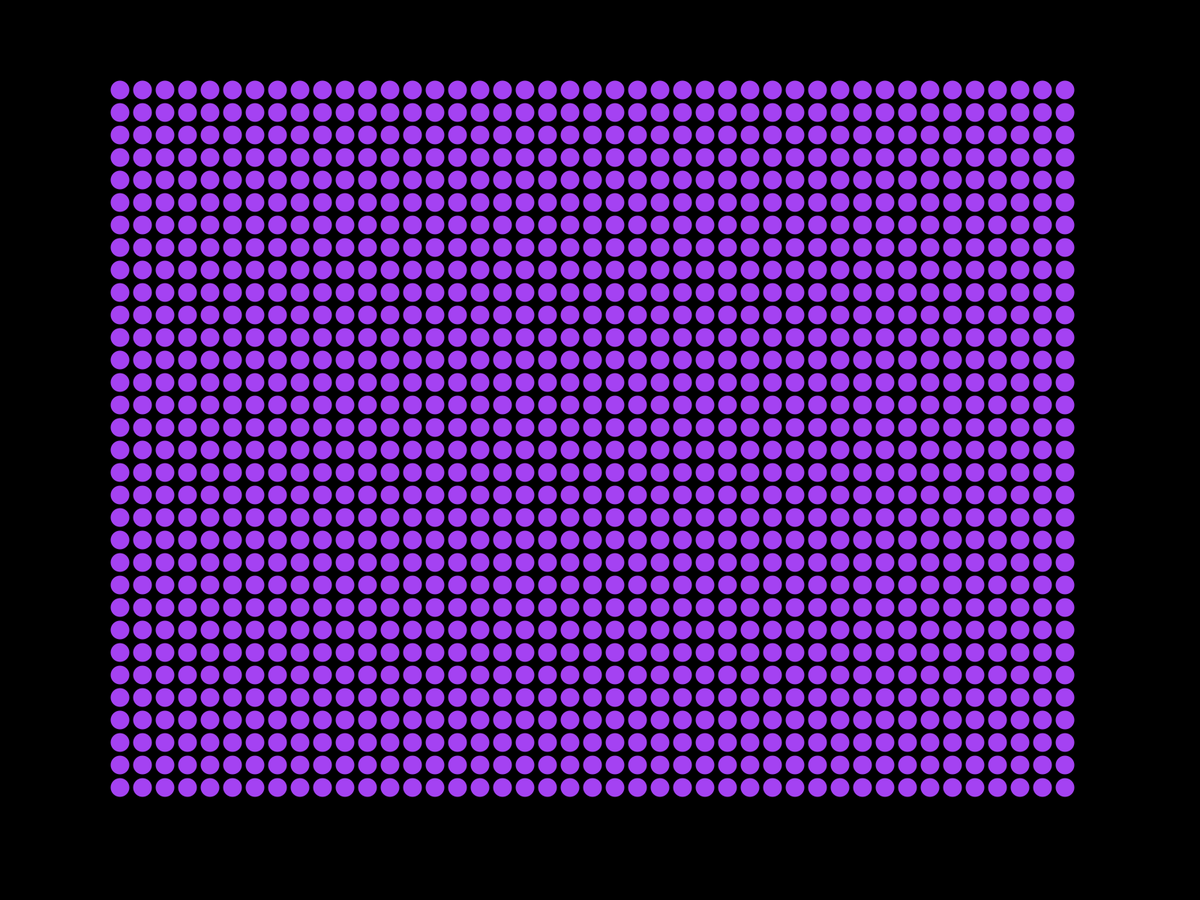
Frame 1 (no input)
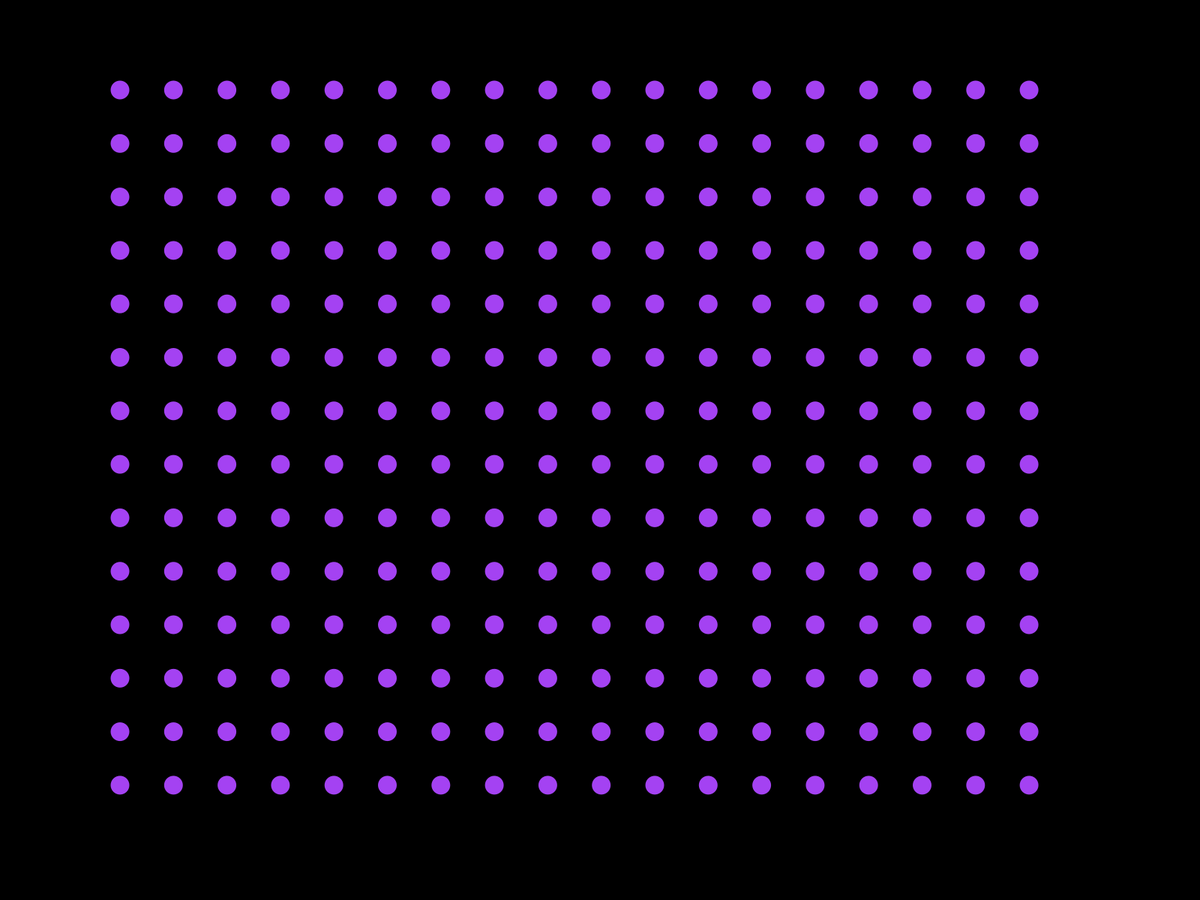
Frame 60 (the mouse pressed at the canvas centre just before this capture)
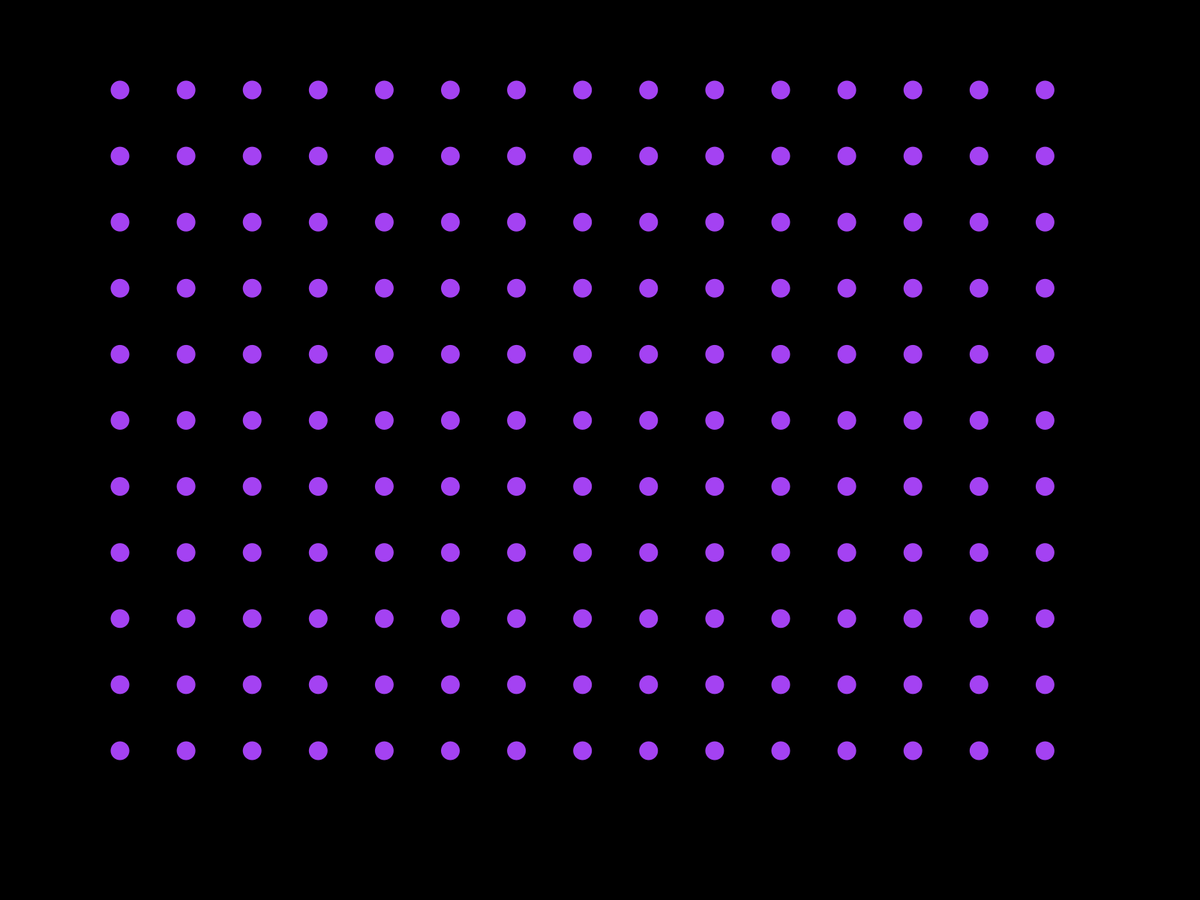
Frame 120 (the mouse held since frame 60 and released just before this capture)

The Processing sketch that drew these frames (run headless with seeded random() and noise(); from frame 60 on, the mouse is pressed at the canvas centre):

// Processing sketch: slidingShapes
// ── slidingShapes.pde
float x;
float y;

float roy = random(0,255);
float biv = random(0,255);
float gee = random(0,255);

float scroll = 30;

boolean ticker = true;
boolean colorPicker = true;

void setup() {
    fullScreen();
}
void draw() {

    background(00);

    for (x = width*0.1; x < width*0.9; x = x + scroll) {
        for(y = height*0.1; y < height*0.9; y = y + scroll) {
            noStroke();
            fill(roy, biv, gee);
            ellipse(x, y, 25, 25);
        }
    }

    if ((scroll < 30) || (scroll > 100)) {
        ticker = !ticker;
    }
    if (ticker) {
        scroll = scroll + 0.7;
    }
    if (!ticker) {
        scroll = scroll - 0.7;
    }
}
